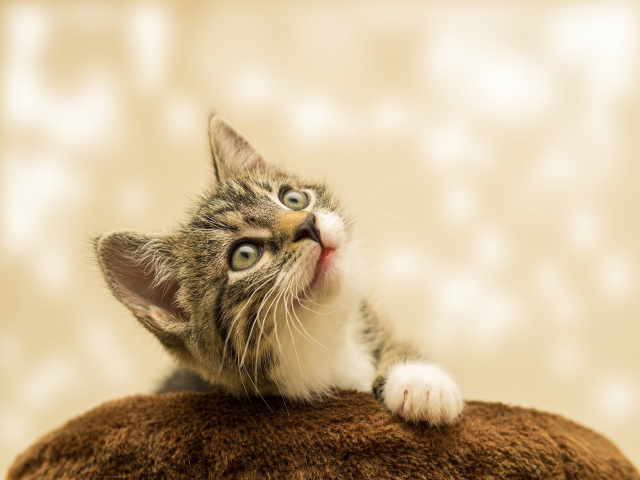
#> input picture JSY8869/EXAMPLE/test.png, 640 x 480 px, found by its file name
$ python EX9_1.py
#> lines starting #> are read from the running program, lines starting #| are printed output that depends on the picture
import cv2

src = cv2.imread("JSY8869/EXAMPLE/test.png", cv2.IMREAD_COLOR)
#> src is the input picture: shape (480, 640, 3); mean B, G, R 154, 184.7, 204.1

dst = src.copy()
dst = src[100:600, 200:700]
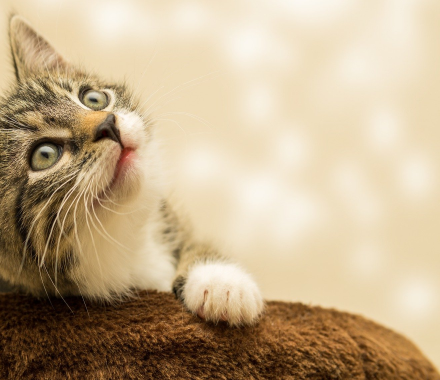
#> dst: shape (380, 440, 3); mean B, G, R 140.7, 172.3, 193.3

cv2.imshow("src", src)
cv2.imshow("dst", dst)
cv2.waitKey(0)
cv2.destroyAllWindows()
